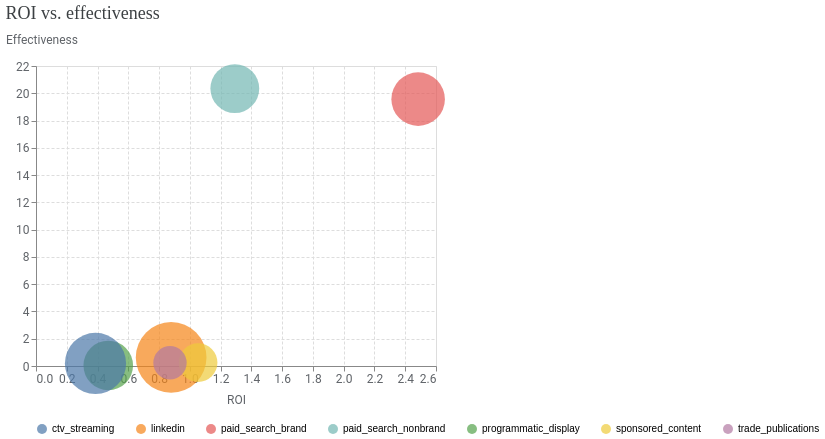

Source (notebook cell):
### Code cell
viz.plot_roi_vs_effectiveness()

### Figure 1 — Vega-Lite specification as saved in the notebook (floating-point values rounded to 4 significant figures)
{"config": {"view": {"continuousWidth": 300, "continuousHeight": 300}, "axis": {"gridDash": [3, 2], "labelColor": "#5F6368", "labelFont": "Roboto", "labelFontSize": 12, "titleColor": "#5F6368", "titleFont": "Roboto", "titleFontSize": 12, "titleFontWeight": "normal", "titlePadding": 10}}, "data": {"name": "data-cfad02245a3857e745e9321d571c1ece"}, "mark": {"type": "circle", "size": 80, "tooltip": true}, "encoding": {"color": {"field": "channel", "legend": {"columnPadding": 20, "columns": 7, "orient": "bottom", "rowPadding": 10, "title": null}, "type": "nominal"}, "size": {"field": "spend", "legend": null, "scale": {"range": [100, 5000]}, "type": "quantitative"}, "x": {"field": "roi", "scale": {}, "title": "ROI", "type": "quantitative"}, "y": {"axis": {"titleAlign": "left", "titleAngle": 0, "titleY": -20}, "field": "effectiveness", "scale": {}, "title": "Effectiveness", "type": "quantitative"}}, "title": {"text": "ROI vs. effectiveness", "anchor": "start", "color": "#3C4043", "font": "Google Sans Display", "fontSize": 18, "fontWeight": "normal", "offset": 10}, "width": 400, "$schema": "https://vega.github.io/schema/vega-lite/v5.20.1.json", "datasets": {"data-cfad02245a3857e745e9321d571c1ece": [{"channel": "paid_search_brand", "roi": 2.484, "effectiveness": 19.57, "spend": 16930000.0}, {"channel": "paid_search_nonbrand", "roi": 1.292, "effectiveness": 20.34, "spend": 13990000.0}, {"channel": "linkedin", "roi": 0.8784, "effectiveness": 0.6275, "spend": 30000000.0}, {"channel": "programmatic_display", "roi": 0.4698, "effectiveness": 0.04102, "spend": 14440000.0}, {"channel": "ctv_streaming", "roi": 0.3867, "effectiveness": 0.1855, "spend": 22340000.0}, {"channel": "sponsored_content", "roi": 1.054, "effectiveness": 0.2451, "spend": 8516000.0}, {"channel": "trade_publications", "roi": 0.8709, "effectiveness": 0.2358, "spend": 6207000.0}]}}
